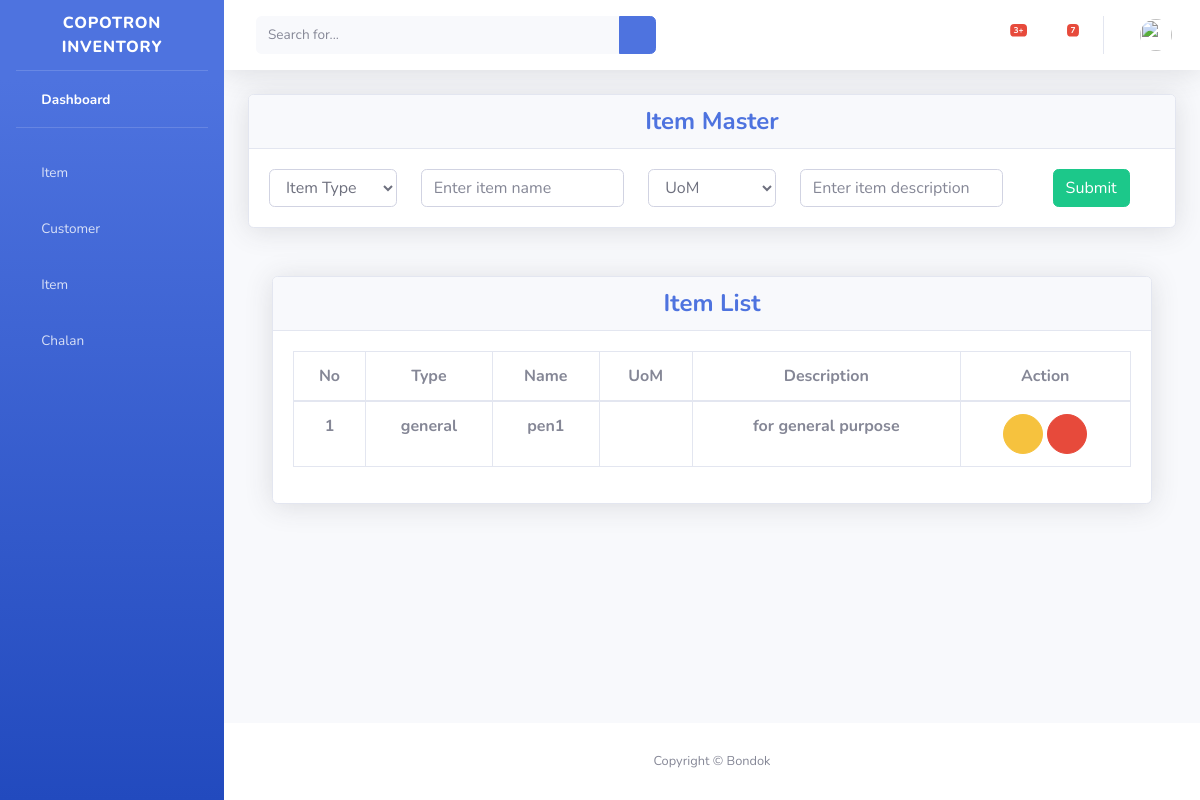
Before: /item/ with the older database file.
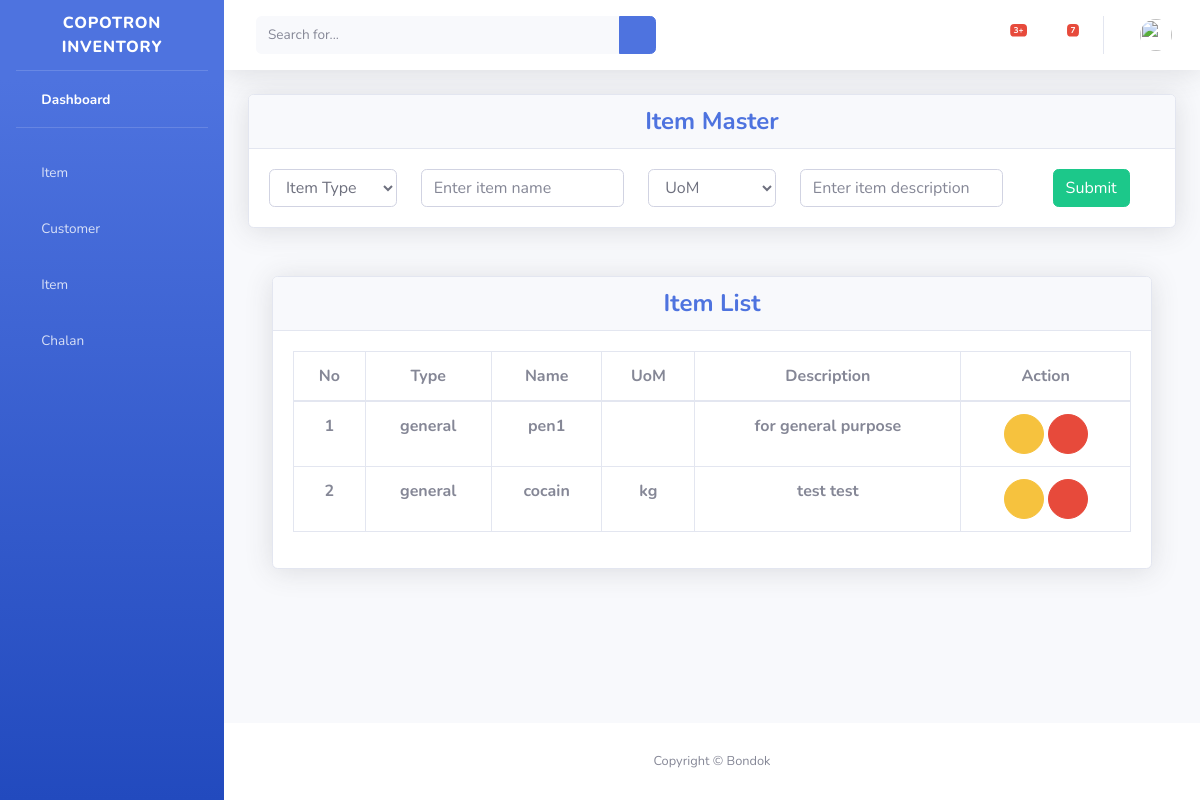
After: the same page with the newer database file.
### item/models.py (models this page shows, shortened)
class InventoryBaseModel(models.Model):
    created_at = models.DateTimeField(auto_now=True)
    status = models.BooleanField(default=True)
    class Meta:
        abstract = True

class Item(InventoryBaseModel):
    item_code = models.CharField(max_length=50, null=True, blank=True)
    item_type = models.ForeignKey(ItemType, on_delete=models.CASCADE, null=True, blank=True)
    name = models.CharField(max_length=100, null=True, blank=True)
    description = models.TextField(null=True, blank=True)
    uom = models.ForeignKey(Uom, on_delete=models.CASCADE, null=True, blank=True)
    class Meta:
        db_table = 'item'

class ItemType(InventoryBaseModel):
    name = models.CharField(max_length=50, null=True, blank=True)
    description = models.TextField(null=True, blank=True)
    class Meta:
        db_table = 'item_type'

class Uom(InventoryBaseModel):
    name = models.CharField(max_length=100, null=True, blank=True)
    class Meta:
        db_table = "uom"

### item/views.py (the view, shortened to what this page needs)
# urls.py: path("", views.ItemView.as_view(), name="item"),
class ItemView(View):
    form_class = ItemForm
    template_name = "item/items.html"
    def get(self, request):
        items = Item.objects.all()
        item_types = ItemType.objects.all()
        uoms = Uom.objects.all().order_by("-id")
        context = {"items": items, "item_types": item_types, "uoms": uoms}
        return render(request, self.template_name, context)

### item/templates/item/items.html (shortened to what this page needs)
{% extends 'base.html' %}
{% load static %}
{% block main %}
<div class="container-fluid">
    <div class="row">
        <div class="col-lg-12 col-md-12 mb-4">
        <div class="card shadow mb-4">
        <div class="card-header py-6" align="center">
            <h4 class="m-0 font-weight-bold text-primary" >Item Master</h4>
        </div>
        <div class="card-body" align="center">
            <form method="POST" id="addUom" action="{% url 'item' %}">
                <div class="row">
                    <div class="col-2">
                        <select name="item_type" class="form-control">
                            <option>Item Type</option>
                        </select>
                    </div>
                    <div class="col-3">
                        <input type="text" name="name"  class="form-control" placeholder="Enter item name" required>
                    </div>
                    <div class="col-2">
                        <select name="uom" class="form-control">
                            <option>UoM</option>
                        </select>
                    </div>
                    <div class="col-3">
                        <input type="text" name="description"  class="form-control" placeholder="Enter item description">
                    </div>
                    <div class="col-2">
                    <button class="btn btn-success">Submit</button>
                </div>
                </div>
            </form>
        </div>
        </div>
    </div>
</div>
<div class="container-fluid">
    <div class="row">
        <div class="col-lg-12 col-md-12 mb-4">
            <div class="card shadow mb-4">
            <div class="card-header py-6">
                <h4 class="m-0 font-weight-bold text-center text-primary">Item List</h4>
            </div>
            <div class="card-body">
                <div class="table-responsive">
                <table class="table table-bordered text-center" id="dataTable" width="100%" cellspacing="0">
                    <thead>
                    <tr>
                        <th>No</th>
                        <th>Type</th>
                        <th>Name</th>
                        <th>UoM</th>
                        <th>Description</th>
                        <th>Action</th>
                    </tr>
                    </thead>
                    <tbody>
                        {% for val in items %}
                        <tr>
                            <th>{{ forloop.counter }}</th>
                            <th>{{ val.item_type.name }}</th>
                            <th>{{ val.name }}</th>
                            <th>{{ val.uom.name }}</th>
                            <th>{{ val.description }}</th>
                            <th>
                                <a data-id="{{ val.id }}" data-target="#myModal"
                                    data-toggle="modal" class="edit_item_btn">
                                    <button class="btn btn-warning btn-circle">
                                        <i class="fas fa-exclamation-triangle"></i>
                                    </button>
                                </a>
                                <a data-id="{{ val.id }}"  class="delete_item_btn" value="{{csrf_token}}">
                                    <button class="btn btn-danger btn-circle">
                                        <i class="fas fa-trash"></i>
                                    </button>
                                </a>
                            </th>
                        </tr>
                        {% endfor %}
                    </tbody>
                </table>
                </div>
            </div>
            </div>
        </div>
        </div>
    </div>
</div>
{% endblock %}

Changed rows visible on the page:
added Item: item_type.name "general", name "cocain", uom.name "kg", description "test test"
